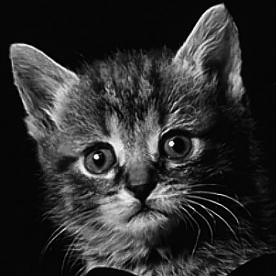
#> input picture images/imagem01.pgm, 276 x 276 px; its folder holds 4 pictures in this run
$ python conversao.py
#> lines starting #> are read from the running program, lines starting #| are printed output that depends on the picture
import numpy as np
from PIL import Image

# Abre a imagem P5
for i in range(1, 13):
    img = Image.open(f'images/imagem{i:02d}.pgm')
#> img is the input picture: PIL image 276x276 L; min 0, max 255, mean 46.9
    img_resized = img.resize((45, 45), Image.Resampling.LANCZOS)
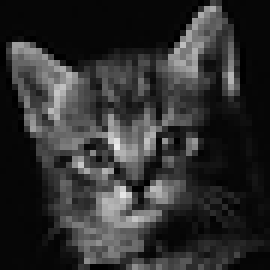
#> img_resized: PIL image 45x45 L (shown 6 times larger); min 0, max 236, mean 47.1

    # 3. Converter para uma matriz NumPy do tipo uint8
    matriz_uint8 = np.array(img_resized, dtype=np.uint8)
    # Verificação do resultado
    print("Novo formato:", matriz_uint8.shape)  # Saída esperada: (45, 45)
#| Novo formato: (45, 45)
    print("Tipo de dado:", matriz_uint8.dtype)  # Saída esperada: uint8
#| Tipo de dado: uint8

    width, height = img_resized.size
#> width = 45; height = 45
    pixels = list(img_resized.getdata())
#> pixels = 2025 values, max 236 at index 1099, min 0 at index 33, mean 47.05

    # Salva como P2 (ASCII)

    with open(f'images/imagem{i:02d}_ascii.pgm', 'w') as f:
        f.write('P2\n')
        f.write(f'{width} {height}\n')
        f.write('255\n')  # Valor máximo do pixel (ajuste se necessário)

        # Escreve os pixels separando por quebras de linha ou espaços
        for j, p in enumerate(pixels):
            f.write(f'{p} ')
            if (j + 1) % width == 0:
                f.write('\n')
#> this loop made 2025 passes
#> p on passes 1 to 3: 5, 6, 6
#> pass 2 of the loop `for i in range(1, 13):`:
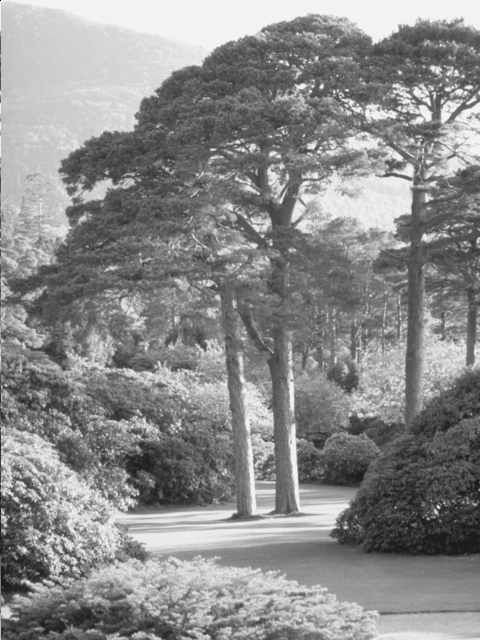
#> input picture images/imagem02.pgm, 480 x 640 px
#> img is the input picture: PIL image 480x640 L; min 10, max 243, mean 138.7
#> `img_resized = img.resize((45, 45), Image.Resampling.LANCZOS)`:
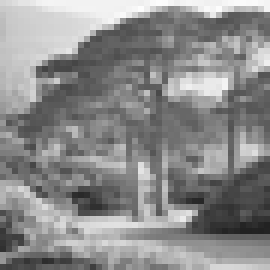
#> img_resized: PIL image 45x45 L (shown 6 times larger); min 33, max 253, mean 138.7
#| Novo formato: (45, 45)
#| Tipo de dado: uint8
#> pixels = 2025 values, max 253 at index 68, min 33 at index 1750, mean 138.7
#> the loop `for j, p in enumerate(pixels):` made 2025 passes
#> p on passes 1 to 3: 211, 215, 221
#> (the run stopped early here; a loop or call above may not have finished)
